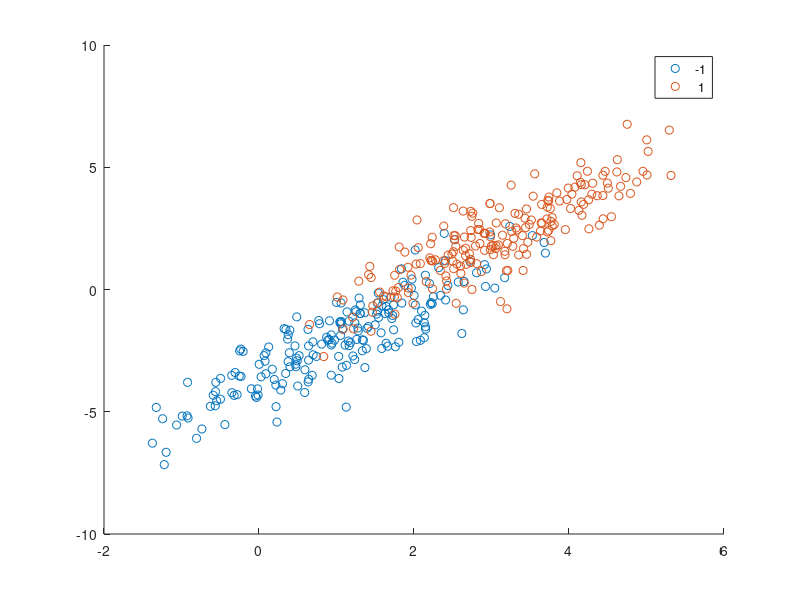

This chart was generated by the following MATLAB code: (Note: this script raises an error after producing the figure.)
% rng(1);
% 
% %useless
% input=ones(5);
% 
% % Size of one of the datasets (before merging them)
% N=100;  
% 
% % Properties of the datasets (multivariate normal distribution)
% mu = [3,2];
% sigma = [1,1.5;1.5,3];
% 
% % dataset 1
% data = mvnrnd(mu,sigma,N);
% data(:,3)=ones(size(data,1),1);
% 
% mu=[-3,-2];
% % dataset 2 (temporary)
% data2 = mvnrnd(mu,sigma,N);
% data2(:,3)=-ones(size(data,1),1);
% 
% % merge the two datasets
% data=[data ; data2];
% clear data2;
% 
% % Shuffle the dataset
% data=data(randperm(size(data,1)),:)';

%give the proper names
% patterns=data(:,1:2);
% targets=data(:,3);
% data=([0 0;0 1;1 -1])

%% 2-layers perceptron
% to use the 2 layers perceptron

rng(5);

%useless
input=ones(5);

% Size of one of the datasets (before merging them)
N=200;  
LearngRate=0.01;

% Properties of the datasets (multivariate normal distribution)
mu = [3,2];
sigma = [1,1.5;1.5,3];

% dataset 1
data = mvnrnd(mu,sigma,N);
data(:,3)=ones(size(data,1),1);

mu=[1,-2];
% dataset 2 (temporary)
data2 = mvnrnd(mu,sigma,N);
data2(:,3)=-ones(size(data,1),1);

% merge the two datasets
data=[data ; data2];
clear data2;

% Shuffle the dataset
data=data(randperm(size(data,1)),:)';
figure(1)
hold on
gscatter(data(1,:),data(2,:),data(3,:))
W=perceptron2layer(data(1:2,:), data(3,:), 20, 0.001, 25, 0.9);
% W=perceptron1Layer(data(1:2,:),data(3,:),20,0.001);
% for i=1:1:20
%     W=perceptron1Layer(data(1:2,:),data(3,:),i,0.001);
%     
%     figure(1)
%     clf
%     hold on
%     Plot that wonder
% 
%     gscatter(data(1,:),data(2,:),data(3,:))
%     xplot=-5:5;
%     yplot=-W(1)/W(2).*xplot-W(3);
%     plot(xplot,yplot);
%     pause(0.5)
%     hold off
% end



